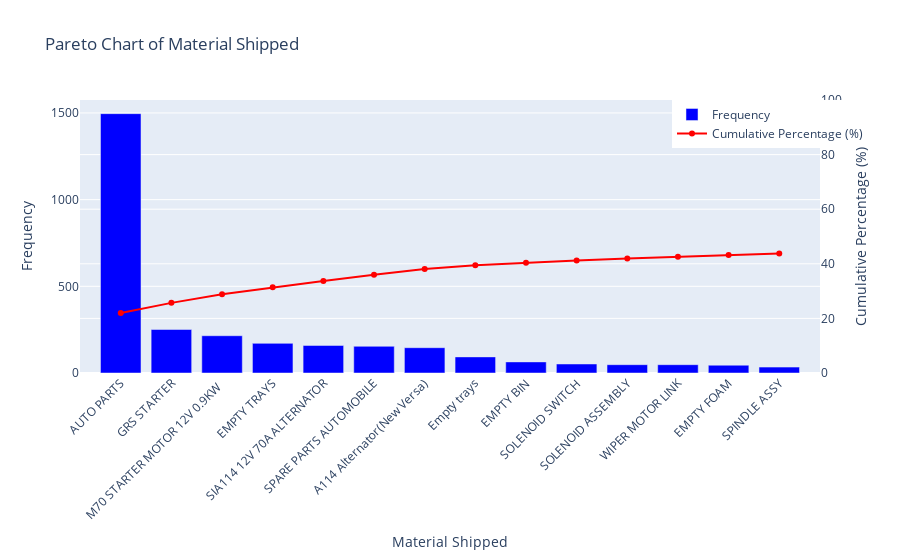

The cell this chart's notebook holds for it:
### Code cell
fig = go.Figure()
fig.add_trace(go.Bar(
    x=piv1['Material Shipped'],
    y=piv1['Total'],
    name='Frequency',
    marker_color='blue'
))

fig.add_trace(go.Scatter(
    x=piv1['Material Shipped'],
    y=piv1['acum'] * 100,
    mode='lines+markers',
    name='Cumulative Percentage (%)',
    yaxis='y2',
    line=dict(color='red')
))

fig.update_layout(
    title='Pareto Chart of Material Shipped',
    xaxis_title='Material Shipped',
    yaxis_title='Frequency',
    yaxis2=dict(
        title='Cumulative Percentage (%)',
        overlaying='y',
        side='right',
        range=[0, 100]
    ),
    xaxis_tickangle=-45,
    legend=dict(x=0.8, y=1.0)
)

fig.show()

### Figure 1 — Plotly figure (JSON) as saved in the notebook; plotly's stock layout.template omitted (floating-point values rounded to 4 significant figures)
{"data": [{"marker": {"color": "blue"}, "name": "Frequency", "type": "bar", "x": ["AUTO PARTS", "GRS STARTER", "M70 STARTER MOTOR 12V 0.9KW  ", "EMPTY TRAYS", "SIA114 12V 70A ALTERNATOR", "SPARE PARTS AUTOMOBILE", "A114 Alternator(New Versa)", "Empty trays", "EMPTY BIN", "SOLENOID SWITCH", "SOLENOID ASSEMBLY", "WIPER MOTOR LINK", "EMPTY FOAM", "SPINDLE ASSY"], "y": [1496, 251, 215, 171, 159, 154, 146, 93, 64, 52, 48, 48, 45, 34]}, {"line": {"color": "red"}, "mode": "lines+markers", "name": "Cumulative Percentage (%)", "type": "scatter", "x": ["AUTO PARTS", "GRS STARTER", "M70 STARTER MOTOR 12V 0.9KW  ", "EMPTY TRAYS", "SIA114 12V 70A ALTERNATOR", "SPARE PARTS AUTOMOBILE", "A114 Alternator(New Versa)", "Empty trays", "EMPTY BIN", "SOLENOID SWITCH", "SOLENOID ASSEMBLY", "WIPER MOTOR LINK", "EMPTY FOAM", "SPINDLE ASSY"], "y": [22, 25.69, 28.85, 31.37, 33.71, 35.97, 38.12, 39.49, 40.43, 41.19, 41.9, 42.6, 43.26, 43.76], "yaxis": "y2"}], "layout": {"autosize": true, "legend": {"x": 0.8, "y": 1}, "title": {"text": "Pareto Chart of Material Shipped"}, "xaxis": {"autorange": true, "range": [-0.7637, 13.76], "tickangle": -45, "title": {"text": "Material Shipped"}, "type": "category"}, "yaxis": {"autorange": true, "range": [0, 1575.0], "title": {"text": "Frequency"}, "type": "linear"}, "yaxis2": {"overlaying": "y", "range": [0, 100], "side": "right", "title": {"text": "Cumulative Percentage (%)"}, "type": "linear"}}}
